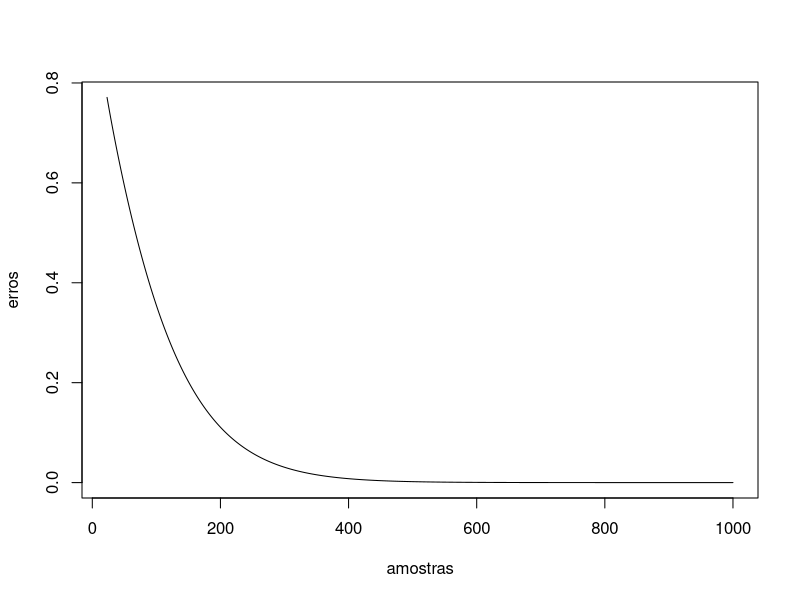

Write the R code that produced this figure.
c(8-qnorm(.9)*sqrt(16/25),8+qnorm(.9)*sqrt(16/25))
c(8-qnorm(.925)*sqrt(16/25),8+qnorm(.925)*sqrt(16/25))
c(8-qnorm(.95)*sqrt(16/25),8+qnorm(.95)*sqrt(16/25))
c(8-qnorm(.975)*sqrt(16/25),8+qnorm(.975)*sqrt(16/25))

2*qnorm(.95)*sqrt(9^2/c(30,50,100))

c(9.3-qnorm(.97)*sqrt(2^2/40),9.3+qnorm(.97)*sqrt(2^2/40))
1.5/(2*sqrt(2^2/40))
pnorm(2.37)-pnorm(-2.37)

ocorrencias <- c(7, 11, 8, 9, 10,14, 6, 8, 8, 7, 8, 10, 10, 14, 12, 14, 12, 9, 11, 13, 13, 8, 6, 8, 13, 10, 14, 5, 14,10)
prop <- mean(ocorrencias>11)
c(prop-qnorm(.94)*sqrt(prop*(1-prop)/30),prop+qnorm(.94)*sqrt(prop*(1-prop)/30))
c(prop-qnorm(.94)*sqrt((1/4)/30),prop+qnorm(.94)*sqrt((1/4)/30))
prop.test(sum(ocorrencias>11),30,conf.level = .88)
c(360*prop-qnorm(.94)*sqrt(360*prop*(1-prop)/30),360*prop+qnorm(.94)*sqrt(360*prop*(1-prop)/30))

t.test(ocorrencias)
t.test(ocorrencias,conf.level = .99)


xcrit <- qnorm(.05)*sqrt(25/25)+50
xcrit
pnorm((47.3-50)/sqrt(25/25))

qt(.95,22)*sqrt(984^2/23)

(510-0)/sqrt(984^2/23)
1-pt(2.48,22)


erro2 <- function(n){
  pesocrit <- qt(.95,(n-1))*sqrt(984^2/n)    
  pnorm((pesocrit-200)/sqrt(984^2/n))
}
amostras <- 23:1000
erros <- erro2(amostras)
plot(amostras,erros,type="l")


erro2(50)

mtcars
t.test(mtcars$hp,alternative = "two.sided",mu = 122)






